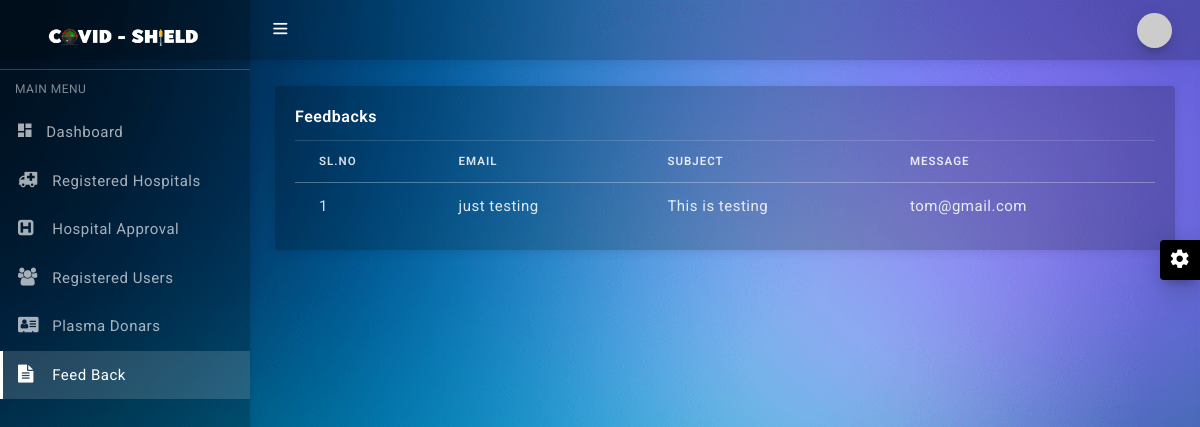
The app's page /Admin/Feedback.php (signed in) with its own data.
### tables this page shows
CREATE TABLE `feedback` (
  `id1` int(11) NOT NULL,
  `subject` varchar(50) NOT NULL,
  `message` varchar(100) NOT NULL,
  `email` varchar(50) NOT NULL
);

### Admin/Feedback.php (the view, shortened to what this page needs)
<!DOCTYPE html>
<html lang="en">
<head>
  <link href="assets/css/pace.min.css" rel="stylesheet"/>
  <link href="assets/plugins/vectormap/jquery-jvectormap-2.0.2.css" rel="stylesheet"/>
  <link href="assets/plugins/simplebar/css/simplebar.css" rel="stylesheet"/>
  <link href="assets/css/bootstrap.min.css" rel="stylesheet"/>
  <link href="assets/css/animate.css" rel="stylesheet" type="text/css"/>
  <link href="assets/css/icons.css" rel="stylesheet" type="text/css"/>
  <link href="assets/css/sidebar-menu.css" rel="stylesheet"/>
  <link href="assets/css/app-style.css" rel="stylesheet"/>
</head>
<body class="bg-theme bg-theme1">
 <div id="wrapper">
  <?php include('list.php'); ?>
<header class="topbar-nav">
 <nav class="navbar navbar-expand fixed-top">
  <ul class="navbar-nav mr-auto align-items-center">
    <li class="nav-item">
      <a class="nav-link toggle-menu" href="javascript:void();">
       <i class="icon-menu menu-icon"></i>
     </a>
    </li>
  </ul>
  <ul class="navbar-nav align-items-center right-nav-link">
    <li class="nav-item">
      <a class="nav-link dropdown-toggle dropdown-toggle-nocaret" data-toggle="dropdown" href="#">
        <span class="user-profile"><img src="https://via.placeholder.com/110x110" class="img-circle" alt="user avatar"></span>
      </a>
    </li>
  </ul>
</nav>
</header>
  <div class="content-wrapper">
    <div class="container-fluid">
      <div class="row mt-3">
        <div class="col-lg-12">
          <div class="card">
            <div class="card-body">
              <h5 class="card-title">Feedbacks</h5>
              <div class="table-responsive">
                <table class="table">
                  <thead>
                    <tr>
                      <th>Sl.No</th>
    <th>Email</th>
    <th>Subject</th>
    <th>Message</th>
                    </tr>
                  </thead>
				  <?php
	include("config.php");
	$sql4 = "select * from feedback";
	$result4 = mysqli_query($con,$sql4);
	$count4 =mysqlI_num_rows($result4);
	if($count4>0)
	{
		$sl=0;
		while($row4 = mysqli_fetch_array($result4))
		{
			$sl+=1;
			$sub=$row4[1];
			$msg=$row4[2];
			$email=$row4[3];
			?>
                   <tr>
    <td><?php echo $sl; ?></td>
    <td><?php echo $sub; ?></td>
    <td><?php echo $msg; ?></td>
    <td><?php echo $email; ?></td>
   </tr>
	<?php }}?>
                </table>
              </div>
            </div>
          </div>
        </div>
      </div>
    </div>
    </div>
   <div class="right-sidebar">
    <div class="switcher-icon">
      <i class="zmdi zmdi-settings zmdi-hc-spin"></i>
    </div>
   </div>
  </div>
</body>
</html>

### records on screen
feedback: subject "just testing", message "This is testing", email "tom@gmail.com"
